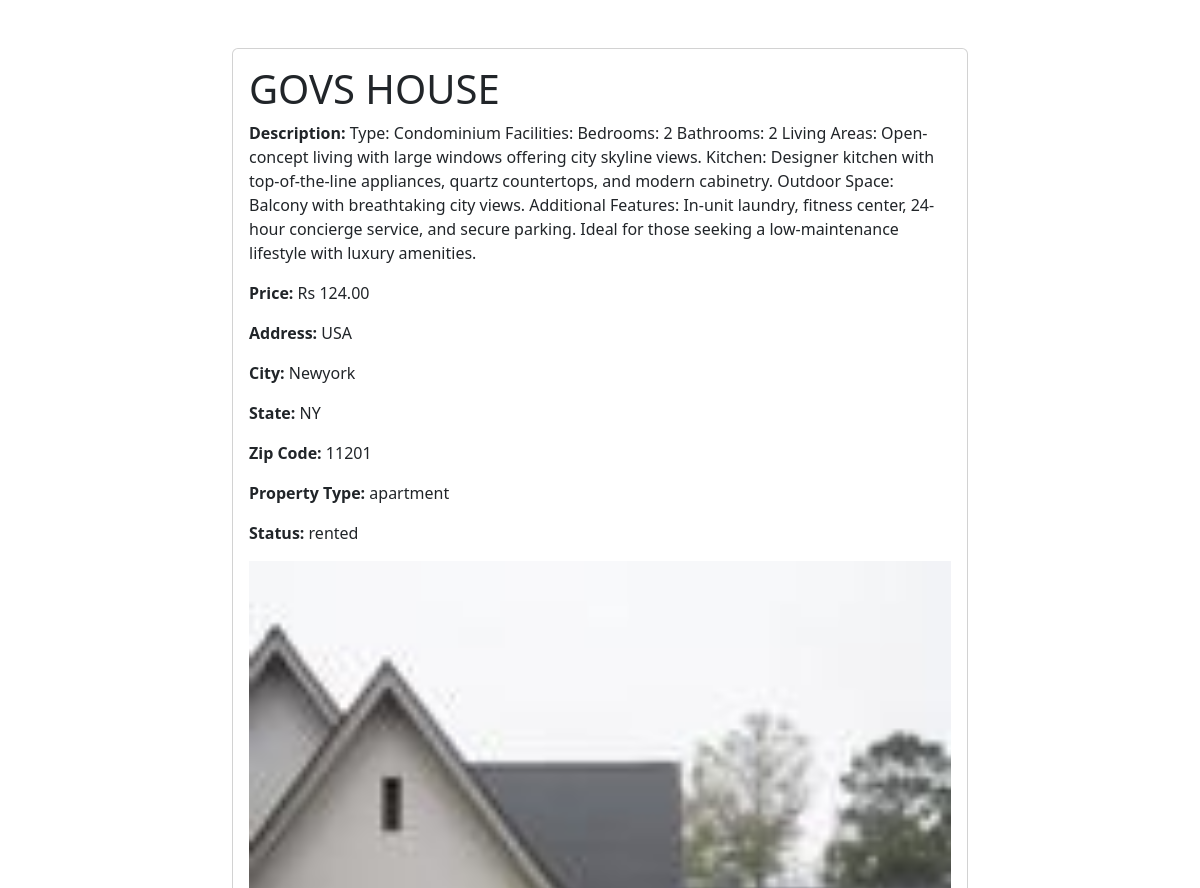
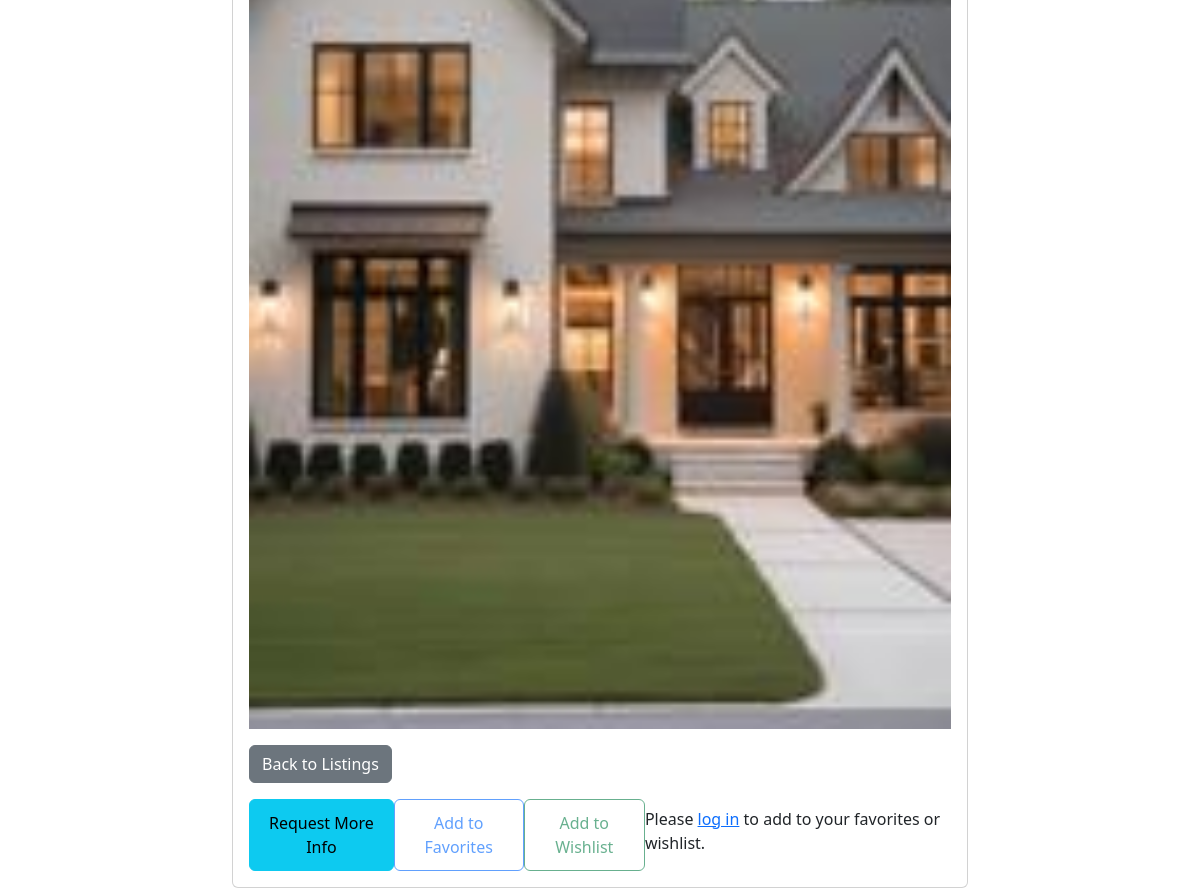
Screenshot of /listings/listings/9/ with the database file from the repository (2 pictures, top to bottom).
### listings/models.py (models this page shows, shortened)
class Property(models.Model):
    HOUSE = 'house'
    APARTMENT = 'apartment'
    COMMERCIAL = 'commercial'
    PROPERTY_TYPES = [
        (HOUSE, 'House'),
        (APARTMENT, 'Apartment'),
        (COMMERCIAL, 'Commercial'),
    ]
    AVAILABLE = 'available'
    RENTED = 'rented'
    SOLD = 'sold'
    STATUS_CHOICES = [
        (AVAILABLE, 'Available'),
        (RENTED, 'Rented'),
        (SOLD, 'Sold'),
    ]
    title = models.CharField(max_length=200)
    description = models.TextField()
    price = models.DecimalField(max_digits=10, decimal_places=2)
    address = models.CharField(max_length=255)
    city = models.CharField(max_length=100)
    state = models.CharField(max_length=100)
    zip_code = models.CharField(max_length=10)
    property_type = models.CharField(max_length=50, choices=PROPERTY_TYPES, default=HOUSE)
    status = models.CharField(max_length=50, choices=STATUS_CHOICES, default=AVAILABLE)
    created_at = models.DateTimeField(auto_now_add=True)
    image = models.ImageField(upload_to='property_images/', blank=True, null=True)
    user = models.ForeignKey(User, on_delete=models.CASCADE)  # Link each property to a user

### listings/views.py (the view)
# urls.py: path('listings/<int:pk>/', views.property_detail, name='property_detail'),
def property_detail(request, pk):
    property = get_object_or_404(Property, pk=pk)
    is_favorite = False
    if request.user.is_authenticated:
        is_favorite = Favorite.objects.filter(user=request.user, property=property).exists()
    return render(request, 'listings/property_detail.html', {
        'property': property,
        'is_favorite': is_favorite,  # Add this flag to indicate if it's a favorite
    })

### listings/templates/listings/property_detail.html (shortened to what this page needs)
<!DOCTYPE html>
<html lang="en">
<head>
    <link href="https://cdn.jsdelivr.net/npm/bootstrap@5.3.0-alpha1/dist/css/bootstrap.min.css" rel="stylesheet">
    {% load static %}
</head>
<body>
    <div class="container mt-5">
        <div class="row">
            <div class="col-md-8 offset-md-2">
                <div class="card">
                    <div class="card-body">
                        <h1 class="card-title">{{ property.title }}</h1>
                        <p class="card-text"><strong>Description:</strong> {{ property.description }}</p>
                        <p class="card-text"><strong>Price:</strong> Rs {{ property.price }}</p>
                        <p class="card-text"><strong>Address:</strong> {{ property.address }}</p>
                        <p class="card-text"><strong>City:</strong> {{ property.city }}</p>
                        <p class="card-text"><strong>State:</strong> {{ property.state }}</p>
                        <p class="card-text"><strong>Zip Code:</strong> {{ property.zip_code }}</p>
                        <p class="card-text"><strong>Property Type:</strong> {{ property.property_type }}</p>
                        <p class="card-text"><strong>Status:</strong> {{ property.status }}</p>
                        {% if property.image %}
                        <div class="mb-3">
                            <img src="{{ property.image.url }}" alt="{{ property.title }}" class="img-fluid" width="100%">
                        </div>
                        {% endif %}
                        <div class="d-flex justify-content-between">
                            <a href="{% url 'property_list' %}" class="btn btn-secondary">Back to Listings</a>
                        </div>
                        <div class="d-flex justify-content-between mt-3">
                            <button class="btn btn-info" id="requestInfoBtn" data-property-id="{{ property.id }}">Request More Info</button>
                            {% if user.is_authenticated %}
                                <button class="btn btn-outline-primary" id="addToFavoritesBtn" data-property-id="{{ property.id }}" {% if is_in_favorites %}disabled{% endif %}>
                                    {% if is_in_favorites %}Already Added to Favorites{% else %}Add to Favorites{% endif %}
                                </button>
                                <button class="btn btn-outline-success" id="addToWishlistBtn" data-property-id="{{ property.id }}" {% if is_in_wishlist %}disabled{% endif %}>
                                    {% if is_in_wishlist %}Already Added to Wishlist{% else %}Add to Wishlist{% endif %}
                                </button>
                            {% else %}
                                <button class="btn btn-outline-primary" disabled>Add to Favorites</button>
                                <button class="btn btn-outline-success" disabled>Add to Wishlist</button>
                                <p class="mt-2">Please <a href="{% url 'login' %}">log in</a> to add to your favorites or wishlist.</p>
                            {% endif %}
                        </div>
                    </div>
                </div>
            </div>
        </div>
    </div>
</body>
</html>

### rows the page displays
Property: title "GOVS HOUSE", description "Type: Condominium Facilities: Bedrooms: 2 Bathrooms: 2 Living Areas: Open-concept living with large windows offering city skyline views. Kitchen: Designer kitchen with top-of-the-line appliances, quartz countertops, and modern cabinetry. Outdoor Space: Balcony with breathtaking city views. Additional Features: In-unit laundry, fitness center, 24-hour concierge service, and secure parking. Ideal for those seeking a low-maintenance lifestyle with luxury amenities.", price "124.00", address "USA", city "Newyork", state "NY", zip_code "11201", property_type "apartment", status "rented", image (picture)
